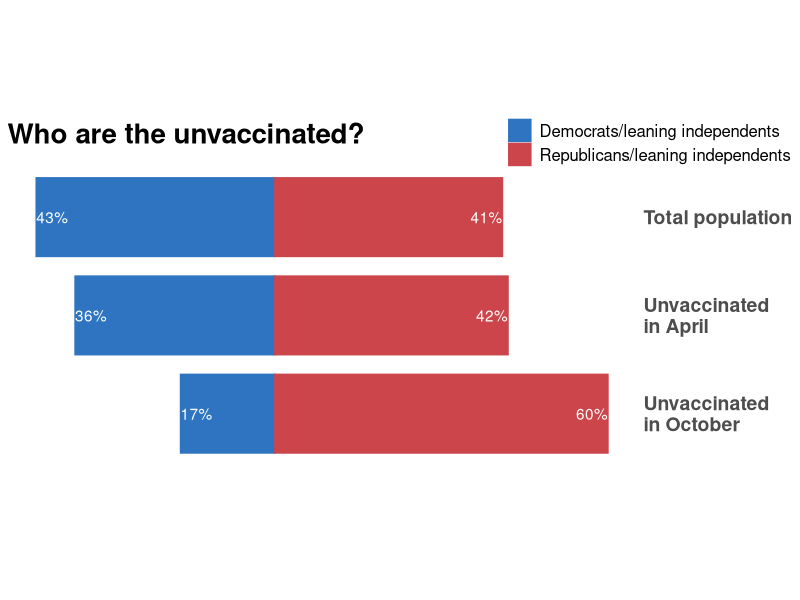

The R script that drew this image:
## ---- chunk 1

library(tidyverse)

knitr::opts_chunk$set(
  echo = TRUE,
  dpi = 300
)

## ---- chunk 2
dat <- tribble(
  ~Population,                ~PoliticalOrientation,              ~Percent,
  "Total population",         "Democrats/leaning independents",   43,
  "Total population",         "Republicans/leaning independents", 41,
  "Unvaccinated\nin October", "Democrats/leaning independents",   17,
  "Unvaccinated\nin October", "Republicans/leaning independents", 60,
  "Unvaccinated\nin April",   "Democrats/leaning independents",   36,
  "Unvaccinated\nin April",   "Republicans/leaning independents", 42
  ) %>% 
  mutate(
    PercentLabel = Percent,
    Percent = if_else(
      PoliticalOrientation == "Democrats/leaning independents",
      Percent * -1,
      Percent
    )
  )

g <- dat  %>% 
  ggplot(
    aes(
      x = Percent,
      y = Population,
      fill = PoliticalOrientation,
      color = PoliticalOrientation,
      label = scales::percent(PercentLabel, scale = 1, accuracy = 1)
    )
  )

g +
  geom_col(width = .8) +
  geom_text(
    data = subset(
      dat, 
      PoliticalOrientation == "Democrats/leaning independents"
    ),
    color = "white",
    hjust = 0
  ) +
  geom_text(
    data = subset(
      dat, 
      PoliticalOrientation == "Republicans/leaning independents"
    ),
    color = "white",
    hjust = 1
  ) +
  scale_fill_manual(values = c("#2E74C0", "#CB454A")) +
  scale_color_manual(values = c("#2E74C0", "#CB454A")) +
  scale_y_discrete(limits = rev, position = "right") +
  ggtitle("Who are the unvaccinated?") +
  theme_minimal() +
  theme(
    aspect.ratio = .5,
    axis.title = element_blank(),
    axis.text.x = element_blank(),
    panel.grid = element_blank(),
    legend.direction = "vertical",
    legend.position = c(1.02, 1.05),
    legend.title = element_blank(),
    legend.text = element_text(size = 12),
    axis.text.y = element_text(size = 14, face = "bold"),
    plot.title = element_text(size = 20, face = "bold", hjust = 0)
  )
## ---- chunk 3
sessionInfo()
